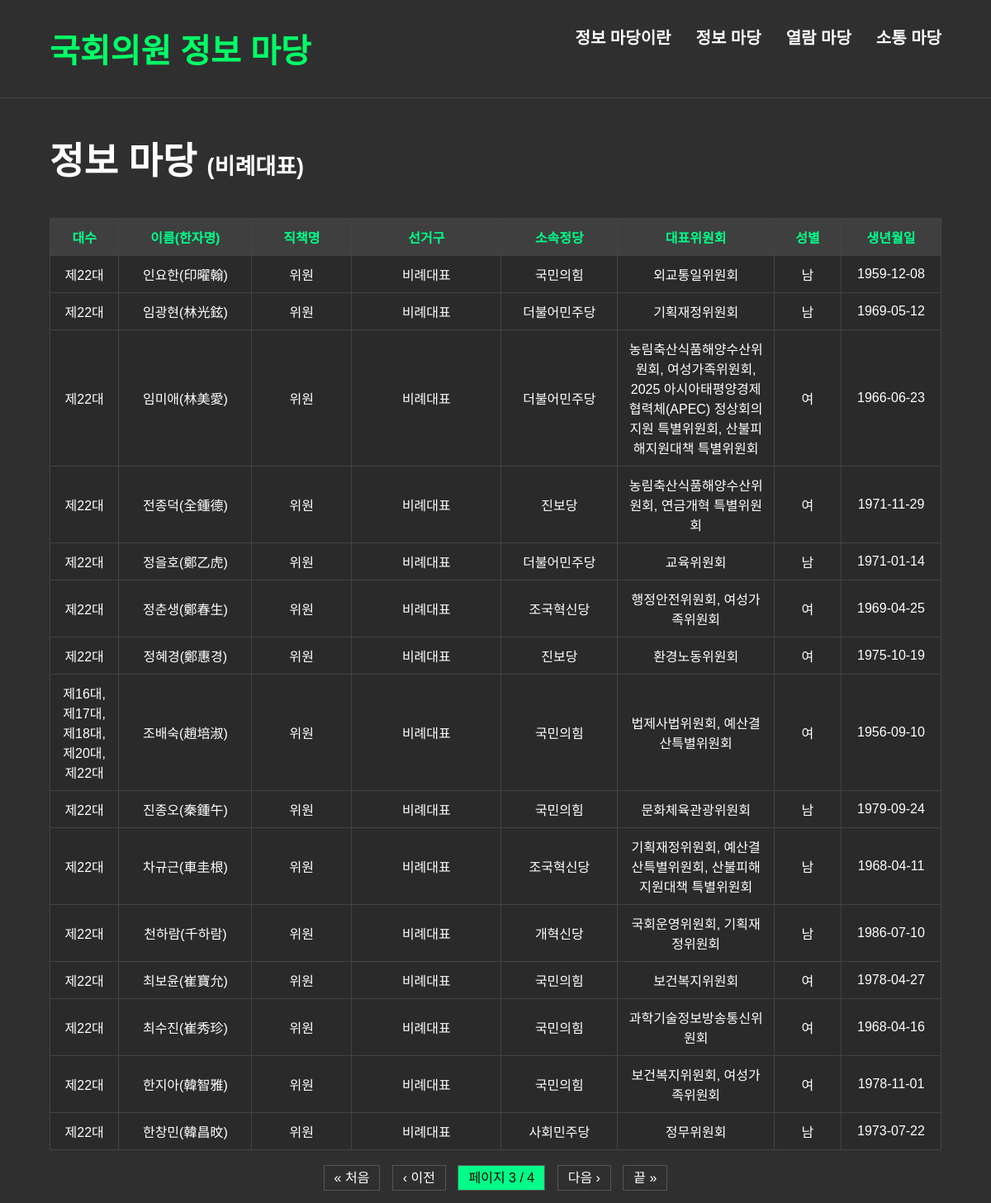
/rate/?page=3, run on the app's committed database.
### myproject/DashBoard/models.py (models this page shows, shortened)
class MemberInfo(models.Model):
    name = models.CharField(max_length=4)                   # HG_NM
    hanja_name = models.CharField(max_length=4)             # HJ_NM
    birth_date = models.CharField(max_length=20, blank=True, null=True)  # BIRDY_DT
    party = models.CharField(max_length=30)                 # POLY_NM
    district = models.CharField(max_length=30)              # ORIG_NM
    elected_type = models.CharField(max_length=20)          # ELECT_GBN_NM
    reelection = models.CharField(max_length=10)            # REELE_GBN_NM
    gender = models.CharField(max_length=3)                 # SEX_GBN_NM
    phone = models.CharField(max_length=50)                 # TEL_NO
    email = models.CharField(max_length=50)                 # NAAS_EMAIL_ADDR
    position = models.CharField(max_length=30)              # JOB_RES_NM
    main_committee = models.CharField(max_length=30)        # CMIT_NM
    member_code = models.CharField(max_length=30)           # MONA_CD
    election_unit = models.CharField(max_length=50)         # UNITS
    total_bills  = models.PositiveIntegerField(default=0)
    passed_bills = models.PositiveIntegerField(default=0)
    pass_rate    = models.FloatField(default=0.0)

### myproject/DashBoard/views.py (the view)
# urls.py: path('rate/', rate_view, name='rate'),
def rate_view(request):
    members = MemberInfo.objects.filter(elected_type='비례대표').order_by('name')
    paginator = Paginator(members, 15)  # 한 페이지에 15명씩
    page_number = request.GET.get('page')
    page_obj = paginator.get_page(page_number)
    return render(request, 'rate.html', {'page_obj': page_obj})

### myproject/DashBoard/templates/rate.html (shortened to what this page needs)
<!DOCTYPE html>
<html lang="ko">
<head>
</head>
<body>
  <div class="navbar">
    <a href="{% url 'home' %}" class="logo">국회의원 정보 마당</a>
    <div class="menu">
      <a href="{% url 'about' %}"><div>정보 마당이란</div></a>
      <div class="dropdown">
        <div>정보 마당</div>
      </div>
      <a href="{% url 'read' %}"><div>열람 마당</div></a>
      <a href="{% url 'social' %}"><div>소통 마당</div></a>
    </div>
  </div>
  <h1>정보 마당 <span style="font-size: 60%;">(비례대표)</span></h1>
  <table>
    <thead>
      <tr>
        <th>대수</th>
        <th>이름(한자명)</th>
        <th>직책명</th>
        <th>선거구</th>
        <th>소속정당</th>
        <th>대표위원회</th>
        <th>성별</th>
        <th>생년월일</th>
      </tr>
    </thead>
    <tbody>
      {% for m in page_obj %}
      <tr class="clickable-row" data-href="{% url 'member_detail' m.member_code %}">
        <td>{{ m.election_unit }}</td>
        <td>{{ m.name }}({{ m.hanja_name }})</td>
        <td>{{ m.position }}</td>
        <td>{{ m.district }}</td>
        <td>{{ m.party }}</td>
        <td>{{ m.main_committee }}</td>
        <td>{{ m.gender }}</td>
        <td>{{ m.birth_date }}</td>
      </tr>
      {% endfor %}
    </tbody>
  </table>
  <div class="pagination">
    {% if page_obj.has_previous %}
      <a href="?page=1">&laquo; 처음</a>
      <a href="?page={{ page_obj.previous_page_number }}">‹ 이전</a>
    {% endif %}
    <span class="current">페이지 {{ page_obj.number }} / {{ page_obj.paginator.num_pages }}</span>
    {% if page_obj.has_next %}
      <a href="?page={{ page_obj.next_page_number }}">다음 ›</a>
      <a href="?page={{ page_obj.paginator.num_pages }}">끝 &raquo;</a>
    {% endif %}
  </div>
</body>
</html>

### myproject/DashBoard/templates/rate.html (style rules this page uses)
a { text-decoration: none; color: inherit; }
body { margin: 0; font-family: '맑은 고딕', sans-serif; background-color: #2f2f2f; color: white; }
.navbar { display: flex; justify-content: space-between; font-size: 20px; padding: 30px 60px; background-color: #2f2f2f; border-bottom: 1px solid #444; gap: 30px; font-weight: bold; }
.logo { color: #00ff66; font-size: 40px; font-weight: bold; }
.menu { display: flex; gap: 30px; font-weight: bold; font-size: 20px; position: relative; }
.menu div { color: white; cursor: pointer; }
.dropdown { position: relative; }
h1 { padding: 40px 60px 20px; margin: 0; font-size: 45px; }
table { width: 90%; margin: 20px auto; border-collapse: collapse; background: #2a2a2a; table-layout: auto; }
th, td { border: 1px solid #444; padding: 10px; text-align: center; white-space: normal; }
th { background-color: #3f3f3f; color: #00ff88; }
th:nth-child(1) { min-width: 60px; }
th:nth-child(2) { min-width: 140px; }
th:nth-child(3) { min-width: 100px; }
th:nth-child(4) { min-width: 160px; }
th:nth-child(5) { min-width: 120px; }
th:nth-child(6) { min-width: 160px; }
th:nth-child(7) { min-width: 60px; }
th:nth-child(8) { min-width: 100px; }
.clickable-row { cursor: pointer; }
.pagination { text-align: center; margin: 20px; }
.pagination a, .pagination span { color: white; margin: 0 5px; text-decoration: none; padding: 6px 12px; border: 1px solid #555; }
.pagination .current { background-color: #00ff88; color: black; }

### data on the page
MemberInfo: election_unit "제22대", name "인요한", hanja_name "印曜翰", position "위원", district "비례대표", party "국민의힘", main_committee "외교통일위원회", gender "남", birth_date "1959-12-08"
MemberInfo: election_unit "제22대", name "임광현", hanja_name "林光鉉", position "위원", district "비례대표", party "더불어민주당", main_committee "기획재정위원회", gender "남", birth_date "1969-05-12"
MemberInfo: election_unit "제22대", name "임미애", hanja_name "林美愛", position "위원", district "비례대표", party "더불어민주당", main_committee "농림축산식품해양수산위원회, 여성가족위원회, 2025 아시아태평양경제협력체(APEC) 정상회의 지원 특별위원회, 산불피해지원대책 특별위원회", gender "여", birth_date "1966-06-23"
MemberInfo: election_unit "제22대", name "전종덕", hanja_name "全鍾德", position "위원", district "비례대표", party "진보당", main_committee "농림축산식품해양수산위원회, 연금개혁 특별위원회", gender "여", birth_date "1971-11-29"
MemberInfo: election_unit "제22대", name "정을호", hanja_name "鄭乙虎", position "위원", district "비례대표", party "더불어민주당", main_committee "교육위원회", gender "남", birth_date "1971-01-14"
MemberInfo: election_unit "제22대", name "정춘생", hanja_name "鄭春生", position "위원", district "비례대표", party "조국혁신당", main_committee "행정안전위원회, 여성가족위원회", gender "여", birth_date "1969-04-25"
MemberInfo: election_unit "제22대", name "정혜경", hanja_name "鄭惠경", position "위원", district "비례대표", party "진보당", main_committee "환경노동위원회", gender "여", birth_date "1975-10-19"
MemberInfo: election_unit "제16대, 제17대, 제18대, 제20대, 제22대", name "조배숙", hanja_name "趙培淑", position "위원", district "비례대표", party "국민의힘", main_committee "법제사법위원회, 예산결산특별위원회", gender "여", birth_date "1956-09-10"
MemberInfo: election_unit "제22대", name "진종오", hanja_name "秦鍾午", position "위원", district "비례대표", party "국민의힘", main_committee "문화체육관광위원회", gender "남", birth_date "1979-09-24"
MemberInfo: election_unit "제22대", name "차규근", hanja_name "車圭根", position "위원", district "비례대표", party "조국혁신당", main_committee "기획재정위원회, 예산결산특별위원회, 산불피해지원대책 특별위원회", gender "남", birth_date "1968-04-11"
MemberInfo: election_unit "제22대", name "천하람", hanja_name "千하람", position "위원", district "비례대표", party "개혁신당", main_committee "국회운영위원회, 기획재정위원회", gender "남", birth_date "1986-07-10"
MemberInfo: election_unit "제22대", name "최보윤", hanja_name "崔寶允", position "위원", district "비례대표", party "국민의힘", main_committee "보건복지위원회", gender "여", birth_date "1978-04-27"
MemberInfo: election_unit "제22대", name "최수진", hanja_name "崔秀珍", position "위원", district "비례대표", party "국민의힘", main_committee "과학기술정보방송통신위원회", gender "여", birth_date "1968-04-16"
MemberInfo: election_unit "제22대", name "한지아", hanja_name "韓智雅", position "위원", district "비례대표", party "국민의힘", main_committee "보건복지위원회, 여성가족위원회", gender "여", birth_date "1978-11-01"
MemberInfo: election_unit "제22대", name "한창민", hanja_name "韓昌旼", position "위원", district "비례대표", party "사회민주당", main_committee "정무위원회", gender "남", birth_date "1973-07-22"

### other printed values
{{ page_obj.number }} "3"
{{ page_obj.paginator.num_pages }} "4"
